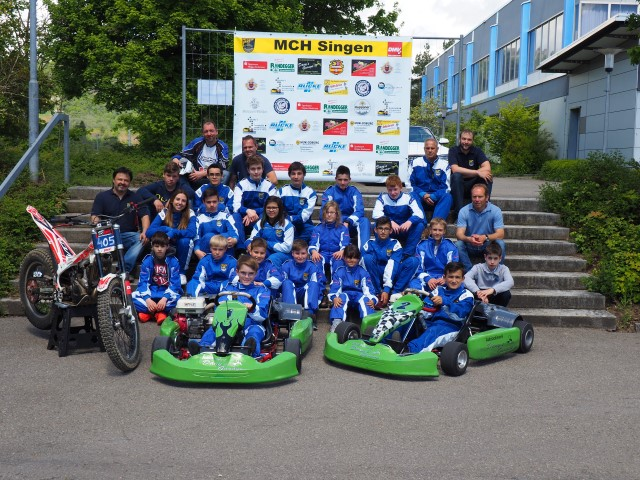
#> input picture media/bilder/mch_pic.jpg, 640 x 480 px
$ python optimize_images.py
#> lines starting #> are read from the running program, lines starting #| are printed output that depends on the picture
# -*- coding: utf-8 -*-
"""
Bild-Optimierung fuer mch-singen.de (PageSpeed).
Erzeugt WebP-Varianten neben den Originalen (Originale bleiben als Fallback
erhalten) und verkleinerte Logo-Versionen. Nach dem Hinzufuegen neuer Bilder
einfach erneut ausfuehren:  python tools/optimize_images.py
Benoetigt: pip install Pillow
"""
import os
from PIL import Image

ROOT = os.path.dirname(os.path.dirname(os.path.abspath(__file__)))
Q = 82  # WebP-Qualitaet: visuell verlustfrei bei Fotos

def webp(src, widths=None, quality=Q):
    """Erzeugt <name>-<w>.webp Varianten (oder <name>.webp bei widths=None)."""
#> called with src = 'media/bilder/mch_pic.jpg', quality = 82
    path = os.path.join(ROOT, src)
    im = Image.open(path)
#> im is the input picture: PIL image 640x480 RGB; mean R, G, B 99.6, 108, 108.3
    base, _ = os.path.splitext(path)
    made = []
    for w in (widths or [None]):
        out = f"{base}-{w}.webp" if w else f"{base}.webp"
        img = im
        if w and w < im.width:
            img = im.resize((w, round(im.height * w / im.width)), Image.LANCZOS)
        elif w and w >= im.width:
            out = f"{base}-{im.width}.webp" if f"{base}-{w}.webp" != out else out
            img = im
        img.save(out, "WEBP", quality=quality, method=6)
        made.append((os.path.relpath(out, ROOT), os.path.getsize(out) // 1024, img.size))
#> this loop made 2 passes
#> pass 1, in webp, `img = im.resize((w, round(im.height * w / im.width)), Image.LANCZOS)`:
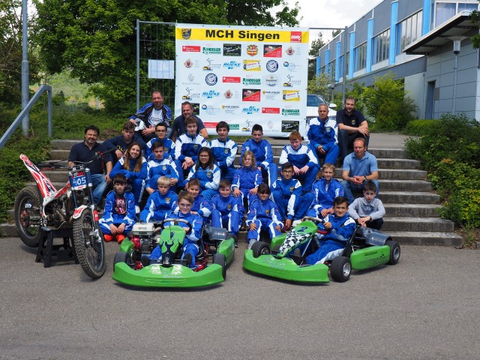
#> img: PIL image 480x360 RGB; mean R, G, B 99.6, 108, 108.2
#> after the loop, made = [('media/bilder/mch_pic-480.webp', 48, (480, 360)), ('media/bilder/mch_pic-640.webp', 89, (640, 480))]
    return made

def small_png(src, out_name, size):
    """Verkleinerte, quantisierte PNG-Kopie (fuer Logos)."""
    path = os.path.join(ROOT, src)
    im = Image.open(path).convert("RGBA")
    im = im.resize((size, size), Image.LANCZOS)
    im = im.quantize(colors=256, method=Image.Quantize.FASTOCTREE)
    out = os.path.join(ROOT, os.path.dirname(src), out_name)
    im.save(out, "PNG", optimize=True)
    return out_name, os.path.getsize(out) // 1024

def compress_png_inplace(src, colors=256):
    """PNG in-place quantisieren (Ersparnis ohne sichtbaren Unterschied)."""
    path = os.path.join(ROOT, src)
    before = os.path.getsize(path)
    im = Image.open(path).convert("RGBA")
    q = im.quantize(colors=colors, method=Image.Quantize.FASTOCTREE)
    q.save(path, "PNG", optimize=True)
    return before // 1024, os.path.getsize(path) // 1024

results = []

# --- Hero-Slider (Startseite): responsive Varianten ---
results += webp("media/bilder/mch_pic.jpg", [480, 640])
#> results has the same summary as made in webp
results += webp("media/bilder/kartsport/kart_abteilung.jpg", [480, 800, 1600])
#> call 2 of webp, with quality = 82
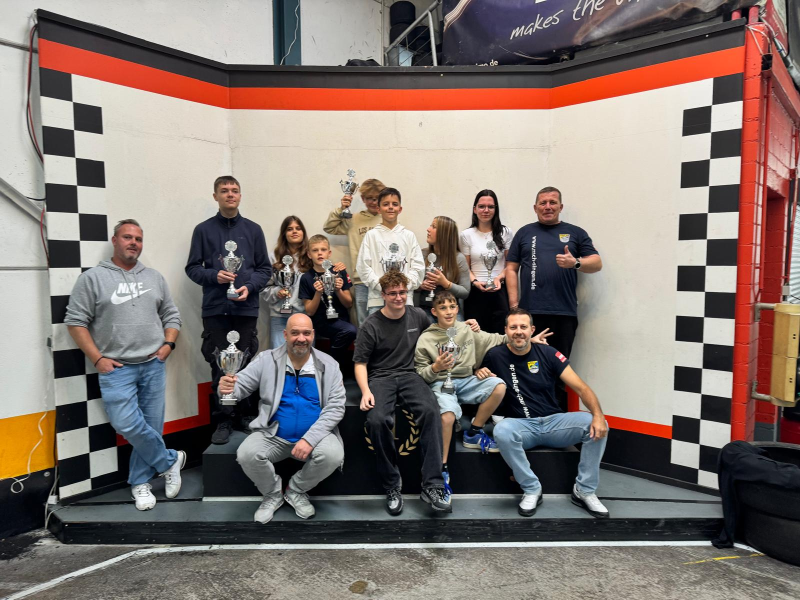
#> input picture media/bilder/kartsport/kart_abteilung.jpg, 1600 x 1200 px (shown at 1/2 size)
#> in webp, im is the input picture: PIL image 1600x1200 RGB; mean R, G, B 130.8, 118.1, 112.6
#> the loop in webp (call 2), `for w in (widths or [None]):` made 3 passes
#> pass 2, in webp (call 2), `img = im.resize((w, round(im.height * w / im.width)), Image.LANCZOS)`:
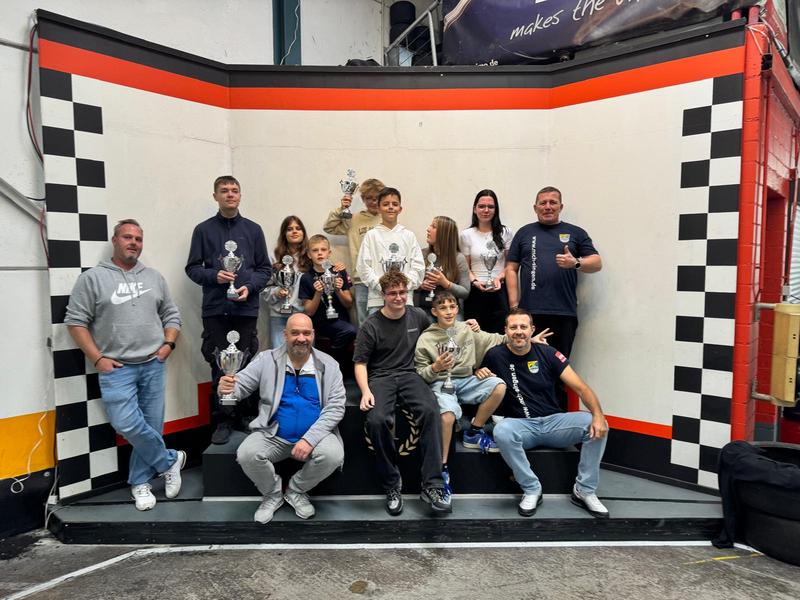
#> img: PIL image 800x600 RGB; mean R, G, B 130.8, 118.1, 112.6
#> after the loop in webp (call 2), `for w in (widths or [None]):`: made = 3 items
#> results = 5 items

# trial_abteilung: Hochformat-Foto (1179x1533) im Hero-Slider der Startseite.
# Der Slider ist 4:3 (css/index.css, .hero-media .image-slider) - die beiden
# anderen Slides sind nativ 4:3 und werden dadurch gar nicht beschnitten.
# Dieses Foto wird deshalb hier schon auf 4:3 gebracht, damit im Browser
# nichts mehr wegfaellt und die Groessenangaben im HTML stimmen.
#
# Frueher stand hier ein 16:9-Schnitt aus der Zeit, als der Slider 16:9 war.
# Das Format wurde spaeter auf 4:3 geaendert, dieses Werkzeug aber nicht -
# der 16:9-Streifen wurde im Browser ein zweites Mal beschnitten.
#
# Der Ausschnitt sitzt bewusst NICHT mittig: der Fahrer steht im oberen
# Drittel, ein mittiger Schnitt hat ihm den Helm abgeschnitten. 0.24 des
# verfuegbaren Spielraums von oben laesst Luft ueber dem Helm und behaelt
# unten das Vorderrad im Bild.
_ta = Image.open(os.path.join(ROOT, "media/bilder/trial/trial_abteilung.jpg"))
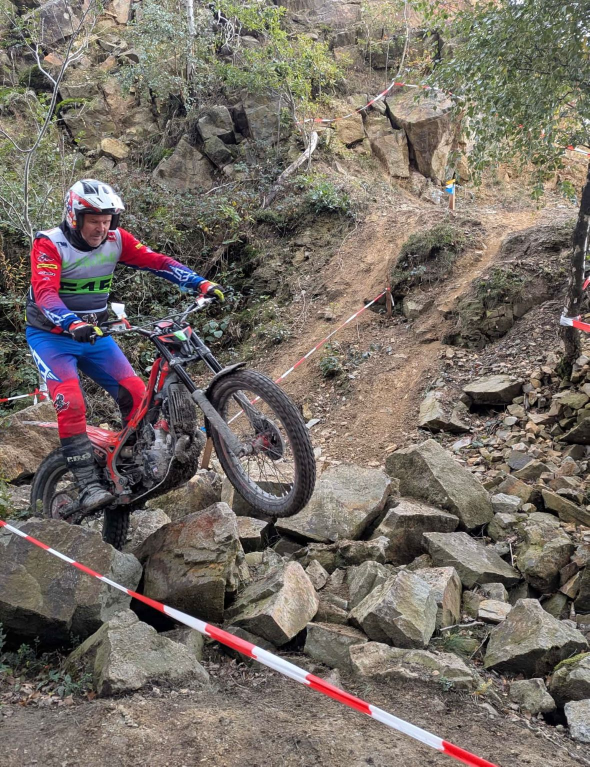
#> input picture media/bilder/trial/trial_abteilung.jpg, 1179 x 1533 px (shown at 1/2 size)
#> _ta is the input picture: PIL image 1179x1533 RGB; mean R, G, B 118.5, 109.4, 101.7
_ch = round(_ta.width * 3 / 4)
_top = round((_ta.height - _ch) * 0.24)
_crop = _ta.crop((0, _top, _ta.width, _top + _ch))
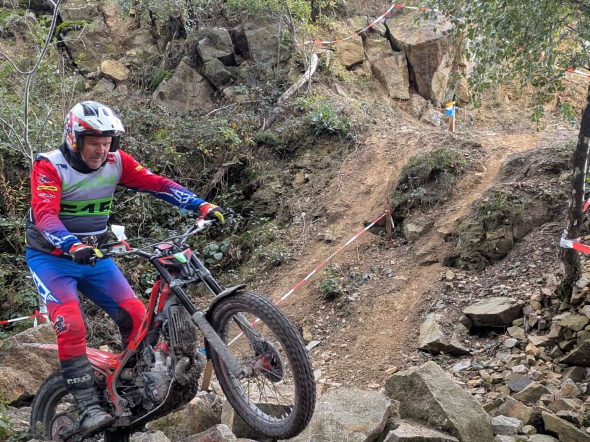
#> _crop: PIL image 1179x884 RGB (shown at 1/2 size); mean R, G, B 117.3, 106.9, 100.6
for _w in [480, 800, 1179]:
    _img = _crop if _w >= _crop.width else _crop.resize(
        (_w, round(_crop.height * _w / _crop.width)), Image.LANCZOS)
    _out = os.path.join(ROOT, f"media/bilder/trial/trial_abteilung-{_w}.webp")
    _img.save(_out, "WEBP", quality=80, method=6)
    results.append((os.path.relpath(_out, ROOT), os.path.getsize(_out) // 1024, _img.size))
#> this loop made 3 passes
#> pass 1, `_img.save(_out, "WEBP", quality=80, method=6)`:
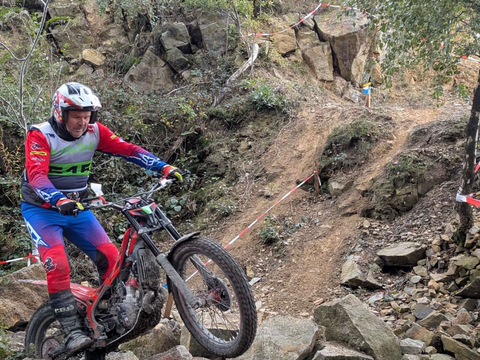
#> saved as trial_abteilung-480.webp: PIL image 480x360 RGB; mean R, G, B 117.3, 106.9, 100.6
#> pass 2, `_img.save(_out, "WEBP", quality=80, method=6)`:
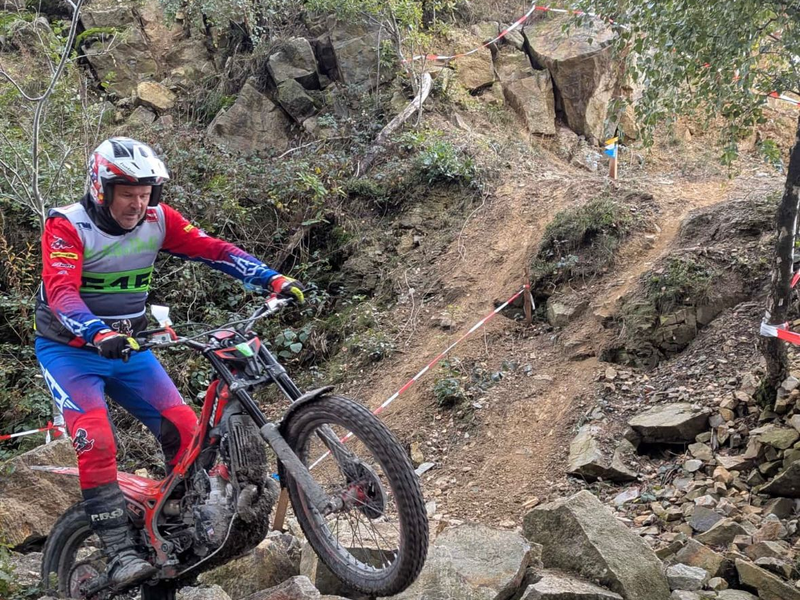
#> saved as trial_abteilung-800.webp: PIL image 800x600 RGB; mean R, G, B 117.3, 106.9, 100.6
#> after the loop, results = 8 items

# --- Content-Bilder ---
# trial1/trial2: 800px reichen fuer die 250px-Karten (Lightbox nutzt das JPEG-Original)
for _n in ["trial1", "trial2"]:
#> (the run stopped early here; a loop or call above may not have finished)
